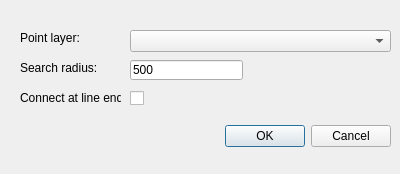
<?xml version="1.0" encoding="UTF-8"?>
<ui version="4.0">
 <class>Dialog</class>
 <widget class="QDialog" name="Dialog">
  <property name="geometry">
   <rect>
    <x>0</x>
    <y>0</y>
    <width>400</width>
    <height>174</height>
   </rect>
  </property>
  <property name="windowTitle">
   <string>Connecter points</string>
  </property>
  <property name="locale">
   <locale language="English" country="UnitedStates"/>
  </property>
  <widget class="QDialogButtonBox" name="buttonBox">
   <property name="geometry">
    <rect>
     <x>50</x>
     <y>120</y>
     <width>341</width>
     <height>32</height>
    </rect>
   </property>
   <property name="orientation">
    <enum>Qt::Horizontal</enum>
   </property>
   <property name="standardButtons">
    <set>QDialogButtonBox::Cancel|QDialogButtonBox::Ok</set>
   </property>
  </widget>
  <widget class="QComboBox" name="comboBox">
   <property name="geometry">
    <rect>
     <x>130</x>
     <y>30</y>
     <width>261</width>
     <height>22</height>
    </rect>
   </property>
  </widget>
  <widget class="QLineEdit" name="lineEdit">
   <property name="geometry">
    <rect>
     <x>130</x>
     <y>60</y>
     <width>113</width>
     <height>20</height>
    </rect>
   </property>
   <property name="text">
    <string>500</string>
   </property>
  </widget>
  <widget class="QLabel" name="label">
   <property name="geometry">
    <rect>
     <x>20</x>
     <y>30</y>
     <width>101</width>
     <height>16</height>
    </rect>
   </property>
   <property name="text">
    <string>Point layer:</string>
   </property>
  </widget>
  <widget class="QLabel" name="label_2">
   <property name="geometry">
    <rect>
     <x>20</x>
     <y>60</y>
     <width>101</width>
     <height>16</height>
    </rect>
   </property>
   <property name="text">
    <string>Search radius:</string>
   </property>
  </widget>
  <widget class="QLabel" name="label_3">
   <property name="geometry">
    <rect>
     <x>20</x>
     <y>90</y>
     <width>101</width>
     <height>16</height>
    </rect>
   </property>
   <property name="text">
    <string>Connect at line ends:</string>
   </property>
  </widget>
  <widget class="QCheckBox" name="checkBox">
   <property name="geometry">
    <rect>
     <x>130</x>
     <y>90</y>
     <width>70</width>
     <height>17</height>
    </rect>
   </property>
   <property name="text">
    <string/>
   </property>
  </widget>
 </widget>
 <resources/>
 <connections>
  <connection>
   <sender>buttonBox</sender>
   <signal>accepted()</signal>
   <receiver>Dialog</receiver>
   <slot>accept()</slot>
   <hints>
    <hint type="sourcelabel">
     <x>248</x>
     <y>254</y>
    </hint>
    <hint type="destinationlabel">
     <x>157</x>
     <y>274</y>
    </hint>
   </hints>
  </connection>
  <connection>
   <sender>buttonBox</sender>
   <signal>rejected()</signal>
   <receiver>Dialog</receiver>
   <slot>reject()</slot>
   <hints>
    <hint type="sourcelabel">
     <x>316</x>
     <y>260</y>
    </hint>
    <hint type="destinationlabel">
     <x>286</x>
     <y>274</y>
    </hint>
   </hints>
  </connection>
 </connections>
</ui>
